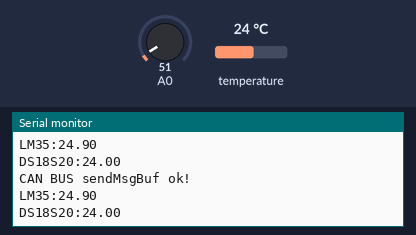
The sketch below on a simulated Arduino Uno, built with avr-gcc and run on an emulated ATmega328P. On the bench: the last lines printed to the serial monitor. The test bench sets the inputs (shaded band); at power-on: temperature 24 °C, A0 = 51.

Above: at 1.2 s.
1.3 s: temperature set to 12 °C
At 1.36 s:
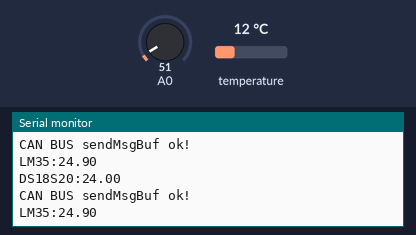
2.8 s: A0 set to 61
At 2.83 s:
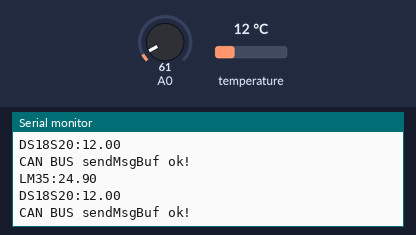
4.3 s: temperature set to 19 °C
At 4.31 s:
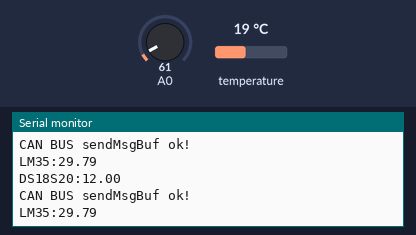
5.8 s: A0 set to 71
At 5.91 s:
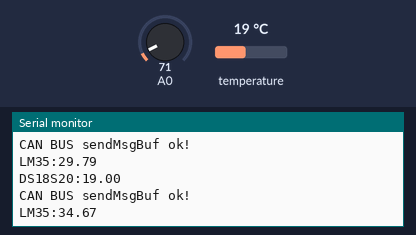
Timing chart, 0 to 8.3 s (numbered marks = the images above; inputs shaded):
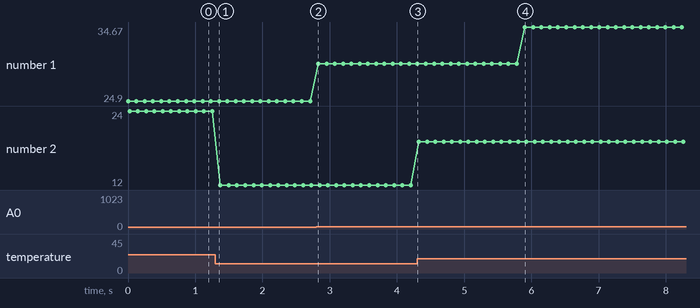

The sketch:

master.ino
```cpp
// demo: CAN-BUS Shield, send data
// loovee@seeed.cc


#include <SPI.h>
#include <OneWire.h>
 int DS18S20_Pin = 2; //DS18S20 Signal pin on digital pin 2
 //Temperature chip i/o
OneWire ds(DS18S20_Pin);  // on digital pin 2
#define CAN_2515
// #define CAN_2518FD

// Set SPI CS Pin according to your hardware

#if defined(SEEED_WIO_TERMINAL) && defined(CAN_2518FD)
// For Wio Terminal w/ MCP2518FD RPi Hat：
// Channel 0 SPI_CS Pin: BCM 8
// Channel 1 SPI_CS Pin: BCM 7
// Interupt Pin: BCM25
const int SPI_CS_PIN  = BCM8;
const int CAN_INT_PIN = BCM25;
#else

// For Arduino MCP2515 Hat:
// the cs pin of the version after v1.1 is default to D9
// v0.9b and v1.0 is default D10
const int SPI_CS_PIN = 9;
const int CAN_INT_PIN = 2;
#endif


#ifdef CAN_2518FD
#include "mcp2518fd_can.h"
mcp2518fd CAN(SPI_CS_PIN); // Set CS pin
#endif

#ifdef CAN_2515
#include "mcp2515_can.h"
mcp2515_can CAN(SPI_CS_PIN); // Set CS pin
#endif

void setup() {
    SERIAL_PORT_MONITOR.begin(115200);
    while(!Serial){};

    while (CAN_OK != CAN.begin(CAN_500KBPS)) {             // init can bus : baudrate = 500k
        SERIAL_PORT_MONITOR.println("CAN init fail, retry...");
        delay(100);
    }
    SERIAL_PORT_MONITOR.println("CAN init ok!");
}

unsigned char stmp[8] = {0, 0, 0, 0, 0, 0, 0, 0};
void loop() {
  double val;
  double dat;
  val=analogRead(0);//Connect LM35 on Analog 0
  dat=(500 * val) /1024;
  Serial.print("LM35:"); //Display the temperature on Serial monitor
  Serial.println(dat);
  float temperature = getTemp();
  Serial.print("DS18S20:");
  Serial.println(temperature);

  //change float into hex chars
  stmp[4] = (int) dat/10*16 + (int) dat % 10;
  int dec = (int)(dat*100.00) - ((int)dat * 100);
  stmp[5] = (int) dec/10*16 + (int) dec % 10;

  stmp[6] = (int) temperature/10*16 + (int) temperature % 10;
  int deci = (int)(temperature*100.00) - ((int)temperature * 100);
  stmp[7] = (int) deci/10*16 + (int) deci % 10;


  CAN.sendMsgBuf(0x0001, 0, 8, stmp);
  delay(100);                       // send data per 100ms
  SERIAL_PORT_MONITOR.println("CAN BUS sendMsgBuf ok!");
}

float getTemp(){
  //returns the temperature from one DS18S20 in DEG Celsius

  byte data[12];
  byte addr[8];

  if ( !ds.search(addr)) {
      //no more sensors on chain, reset search
      ds.reset_search();
      return -1000;
  }

  if ( OneWire::crc8( addr, 7) != addr[7]) {
      Serial.println("CRC is not valid!");
      return -1000;
  }

  if ( addr[0] != 0x10 && addr[0] != 0x28) {
      Serial.print("Device is not recognized");
      return -1000;
  }

  ds.reset();
  ds.select(addr);
  ds.write(0x44,1); // start conversion, with parasite power on at the end

  byte present = ds.reset();
  ds.select(addr);
  ds.write(0xBE); // Read Scratchpad

  for (int i = 0; i < 9; i++) { // we need 9 bytes
    data[i] = ds.read();
  }
  ds.reset_search();

  byte MSB = data[1];
  byte LSB = data[0];

  float tempRead = ((MSB << 8) | LSB); //using two's compliment
  float TemperatureSum = tempRead / 16;
  return TemperatureSum;
}
```

Measured:
- after the input at 5.8 s, the serial monitor: prints a new line after 0.10 s (image 4)
- plotted number 1: 24.9 → 29.79 after the input at 2.8 s, 29.79 → 34.67 after the input at 5.8 s
- plotted number 2: 24 → 12 after the input at 1.3 s, 12 → 19 after the input at 4.3 s
